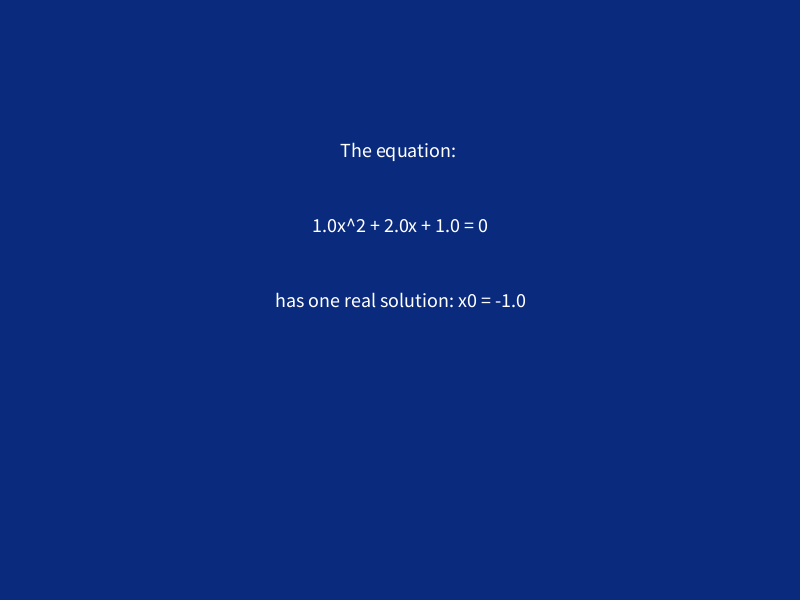
Frame 1 (no input)
Frame 60 (the mouse pressed at the canvas centre just before this capture): identical to frame 1, image omitted
Frame 120 (the mouse held since frame 60 and released just before this capture): identical to frame 1, image omitted

The Processing sketch that drew this single still picture (run headless with seeded random() and noise(); from frame 60 on, the mouse is pressed at the canvas centre):

// Processing sketch: processing_167622
// ── processing_167622.pde

float a, b, c;
float delta;


void setup(){
  size(800, 600);
  a = 1.0;
  b = 2.0;
  c = 1.0;
  delta = sq(b) - 4*a*c;
}

void draw(){
  background(10, 43, 125);
  textSize(20);
  textAlign(CENTER, CENTER);
  text("The equation: " ,width/2, height/4);
  text(a + "x^2 + " + b + "x + " + c + " = 0", width/2, 3 * height/8);
  
  if(delta>0){
    text("has two solutions: x1 = " + (-b-sqrt(delta))/2/a + ", x2 = " + (-b+sqrt(delta))/2/a, width/2, height/2);
  }else if(delta == 0){
    text("has one real solution: x0 = " + (-b)/2/a, width/2, height/2);
  }else{
    text("has no real solutions", width/2, height/2);
  }
}
